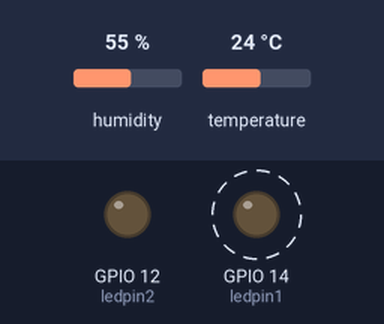
A sketch run on a simulated ESP8266 (NodeMCU). Shown: output pins drawn as LEDs (lit = HIGH). Dashed ring = blinking. The inputs (shaded band) are chosen by the test bench; at power-on: humidity 55 %, temperature 24 °C. WiFi joins after 1.5 s; servers stay silent unless stated; the local clock reads 2024-03-15 10:24:30 at power-on unless the sketch sets it; no MQTT or app messages arrive unless stated; not simulated (calls return 0 or success): env.h; what the sketch prints to the serial monitor is not drawn.

Above: at 6.2 s.
6.3 s: humidity set to 40 %
At 8.8 s:
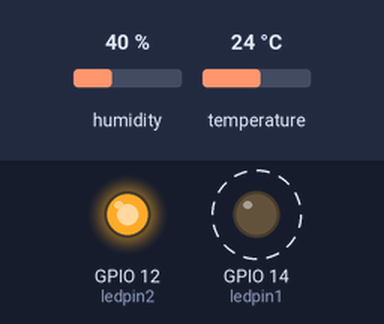
9.3 s: humidity set to 33 %
11.5 s: humidity set to 29 %
At 13.28 s:
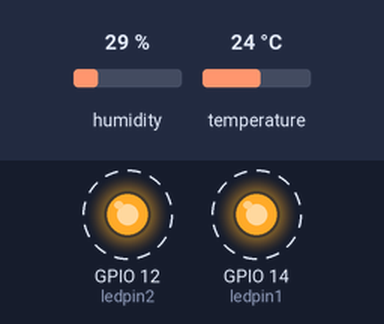
20.5 s: humidity set to 31 %
Timing chart, 0 to 23.0 s (numbered marks = the images above; inputs shaded):
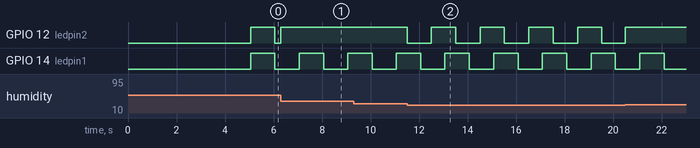

Measured:
- the behaviour switches between 31 and 30 % on humidity (found by bisection; images 1 and 2)
- after the input at 11.5 s, GPIO 12 (ledpin2): alternates HIGH for 1.0 s and LOW for 1.0 s, starting at once
- by itself, GPIO 14 (ledpin1): alternates HIGH for 1.0 s and LOW for 1.0 s

The sketch:

main_2.0.ino
```cpp
#include <ESP8266WiFi.h>
#include <WiFiClientSecure.h>
#include <PubSubClient.h>
#include <ArduinoJson.h>
#include "env.h"

#include <Adafruit_Sensor.h>
#include <DHT.h>
#include <DHT_U.h>
#define DHTPIN 5
#define DHTTYPE DHT22
DHT_Unified dht(DHTPIN, DHTTYPE);

// WiFi credentials
const char WIFI_SSID[] = "****";
const char WIFI_PASSWORD[] = "****";

// Device name from AWS
const char THINGNAME[] = "ESP8266";

// MQTT broker host address from AWS
const char MQTT_HOST[] = "armxa1cuqcv3k-ats.iot.us-east-2.amazonaws.com";

// MQTT topics
const char AWS_IOT_PUBLISH_TOPIC[] = "esp8266/pub";
const char AWS_IOT_SUBSCRIBE_TOPIC[] = "esp8266/sub";

// Publishing interval
const long interval = 5000;

// Timezone offset from UTC
const int8_t TIME_ZONE = -5;

// WiFiClientSecure object for secure communication
WiFiClientSecure net;

// X.509 certificate for the CA
BearSSL::X509List cert(cacert);

// X.509 certificate for the client
BearSSL::X509List client_crt(client_cert);

// RSA private key
BearSSL::PrivateKey key(privkey);

// MQTT client instance
PubSubClient client(net);

// LED indication
const int ledpin1 = 14;
const int ledpin2 = 12;
unsigned long previousMillisMessage = 0;
unsigned long previousMillisLED = 0;
unsigned long previousMillisHum = 0;
const long intervalMessage = 3000;
const long intervalLED = 1000;
const long intervalHum = 1000;
// Function to connect to NTP server and set time
void NTPConnect() {
  // Set time using SNTP
  Serial.print("Setting time using SNTP");
  configTime(TIME_ZONE * 3600, 0, "pool.ntp.org", "time.nist.gov");
  time_t now = time(nullptr);
  while (now < 1510592825) { // January 13, 2018
    delay(500);
    Serial.print(".");
    now = time(nullptr);
  }
  Serial.println("done!");
}

// Callback function for message reception
void messageReceived(char *topic, byte *payload, unsigned int length) {
  Serial.print("Received [");
  Serial.print(topic);
  Serial.print("]: ");
  for (int i = 0; i < length; i++) {
    Serial.print((char)payload[i]);
  }
  Serial.println();
}

// Function to connect to AWS IoT Core
void connectAWS() {
  delay(3000);
  WiFi.mode(WIFI_STA);
  WiFi.begin(WIFI_SSID, WIFI_PASSWORD);

  Serial.println(String("Attempting to connect to SSID: ") + String(WIFI_SSID));

  // Wait for WiFi connection
  while (WiFi.status() != WL_CONNECTED) {
    Serial.print(".");
    delay(1000);
  }

  // Connect to NTP server to set time
  NTPConnect();

  // Set CA and client certificate for secure communication
  net.setTrustAnchors(&cert);
  net.setClientRSACert(&client_crt, &key);

  // Connect MQTT client to AWS IoT Core
  client.setServer(MQTT_HOST, 8883);
  client.setCallback(messageReceived);

  Serial.println("Connecting to AWS IoT");

  // Attempt to connect to AWS IoT Core
  while (!client.connect(THINGNAME)) {
    Serial.print(".");
    delay(1000);
  }

  // Check if connection is successful
  if (!client.connected()) {
    Serial.println("AWS IoT Timeout!");
    return;
  }

  // Subscribe to MQTT topic
  client.subscribe(AWS_IOT_SUBSCRIBE_TOPIC);
  Serial.println("AWS IoT Connected!");
}

// Function to publish message to AWS IoT Core
void publishMessage() {
  sensors_event_t event;
  float t = NAN, h = NAN;
  dht.temperature().getEvent(&event);

  if (isnan(event.temperature)) {
    Serial.println(F("Error reading temperature!"));
  }
  else {
     t = event.temperature;
  }

  dht.humidity().getEvent(&event);
  if (isnan(event.relative_humidity)) {
    Serial.println(F("Error reading humidity!"));
  }
  else {
    h = event.relative_humidity;
  }

  Serial.print("Humidity: ");
  Serial.print(h);
  Serial.print("%  Temperature: ");
  Serial.print(t);
  Serial.println("°C");

  time_t currentTime = time(nullptr);

  // Create JSON document for message
  StaticJsonDocument<200> doc;
  doc["time"] = currentTime;
  doc["humidity"] = h;
  doc["temperature"] = t;

  // Serialize JSON document to string
  char jsonBuffer[200];
  serializeJson(doc, jsonBuffer);

  // Publish message to MQTT topic
  client.publish(AWS_IOT_PUBLISH_TOPIC, jsonBuffer);
}

bool checkTemperature() {
  sensors_event_t event;
  dht.temperature().getEvent(&event);
  if (isnan(event.temperature)) {
    return false;
  }
  else {
     return (event.temperature > 21 && event.temperature < 24);
  }
}

bool checkHumidity() {
  sensors_event_t event;
  dht.humidity().getEvent(&event);
  if (isnan(event.relative_humidity)) {
    return false;
  }
  else {
     return (event.relative_humidity > 30 && event.relative_humidity < 50);
  }
}

void setup() {
  // Initialize serial communication
  Serial.begin(115200);
  dht.begin();
  // Connect to AWS IoT Core
  connectAWS();
  pinMode(ledpin1, OUTPUT);
  pinMode(ledpin2, OUTPUT);
}

void loop() {
  unsigned long currentMillis = millis();

  if (currentMillis - previousMillisMessage >= intervalMessage) {
    previousMillisMessage = currentMillis;
    publishMessage();
  }

  bool isTemperatureNormal = checkTemperature();

  if (isTemperatureNormal) {
    digitalWrite(ledpin1, HIGH);
  } else {
    if (currentMillis - previousMillisLED >= intervalLED) {
      previousMillisLED = currentMillis;
      digitalWrite(ledpin1, !digitalRead(ledpin1));
    }
  }

  bool isHumidityNormal = checkHumidity();

  if (isHumidityNormal) {
    digitalWrite(ledpin2, HIGH);
  } else {
    if (currentMillis - previousMillisHum >= intervalHum) {
      previousMillisHum = currentMillis;
      digitalWrite(ledpin2, !digitalRead(ledpin2));
    }
  }

  client.loop();
}
```
